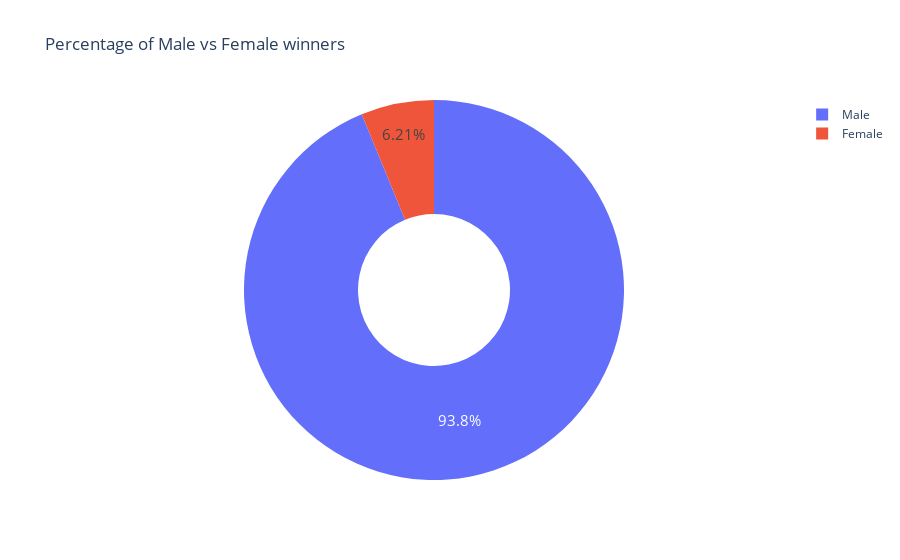

The code cell stored with this chart in its notebook:
### Markdown cell above
**Challenge**: Create a [donut chart using plotly](https://plotly.com/python/pie-charts/) which shows how many prizes went to men compared to how many prizes went to women. What percentage of all the prizes went to women?

### Code cell
biology=df_data.sex.value_counts()
fig=px.pie(labels=biology.index,values=biology.values,
           title="Percentage of Male vs Female winners",names=biology.index,hole=0.4)
fig.update_traces(textposition="inside",textfont_size=15)
fig.show()

### Figure 1 — Plotly figure (JSON) as saved in the notebook; plotly's stock layout.template omitted (floating-point values rounded to 4 significant figures)
{"data": [{"domain": {"x": [0, 1], "y": [0, 1]}, "hole": 0.4, "hovertemplate": "label=%{label}<br>value=%{value}<extra></extra>", "labels": ["Male", "Female"], "legendgroup": "", "name": "", "showlegend": true, "textfont": {"size": 15}, "textposition": "inside", "type": "pie", "values": [876, 58]}], "layout": {"legend": {"tracegroupgap": 0}, "title": {"text": "Percentage of Male vs Female winners"}}}
